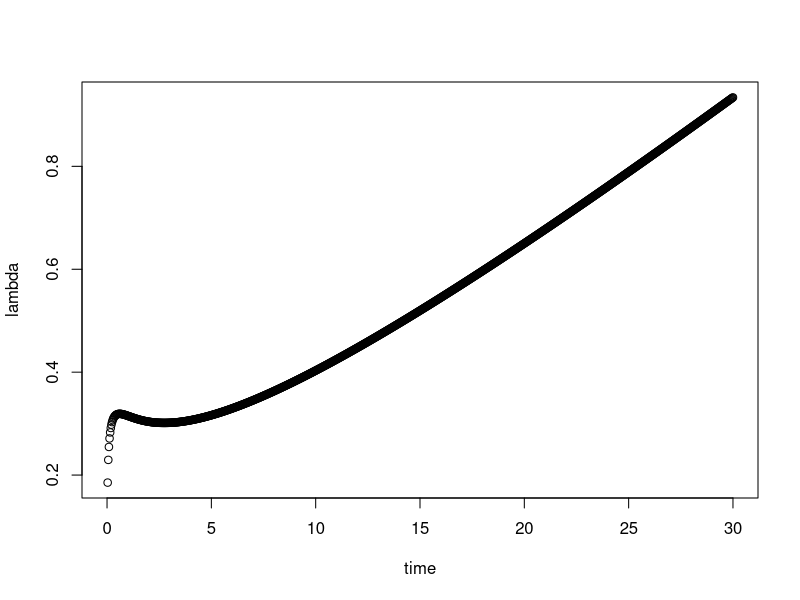

The R script that drew this image:
setwd("~/文件/Stochastic data processing and simulation")

# Q1 

lambda_1 = function(t) {1/ (2 *  t^(1/2))} # lambda for T1 to T3
lambda_2 = function(t) {t^(11/10)/50}   # lambda for T4

#caculate Survival function
q1_s1 <- function(t) {exp(-sqrt(t))} # survival function for T1 to T3
q1_s2 <- function(t) {exp((-1/105) * t^(21/10))} # survival function for T4
q1_s <- function(t) { (1 - (1 - exp(-sqrt(t)))^3) * (exp((-1/105) * t^(21/10)))} # survival function for network
integrate(q1_s, 0, Inf) # gen expected life length of the network , which is 3.184948


# Q2

q2_a <- expression ((1-(1-exp(-sqrt(t)))^3) * (exp((-1/105) * t^(21/10)))) # expression the survival functiob for network
D(q2_a,"t")

q2_b <- function (t) {(-1 * eval(D(q2_a,"t"))) / ((1 - (1 - exp(-sqrt(t)))^3) * (exp((-1/105) * t^(21/10))))} # derive lambda function for network

t <- seq(0, 30, length.out = 1001) # gen seq of time
plot(t, q2_b(t), xlab = "time", ylab = "lambda") # plot lambda and time


#Q3

q3_a <- expression(exp((-1/105) * t^(21/10))) # expression for T4 survival function
q3_T4_fail <- function(t) {-eval(D(q3_a,"t")) * (1 - (1 - exp(-sqrt(t)))^3)} # calculate fail % due to T4
integrate(q3_T4_fail, 0, Inf) # % of fail due to T4 is 0.2187526


#Q4

# trial k =  5
# cumulative distribution function
F_t <- expression( 1- ((t^0 / factorial(0)) * exp(-t) +(t^1 / factorial(1)) * exp(-t) + (t^2 / factorial(2)) * exp(-t) + (t^3 / factorial(3)) * exp(-t)+ (t^4 / factorial(4)) * exp(-t) + (t^5 / factorial(5)) * exp(-t)))

D(F_t,'t') # derive density function
T_cheap_fail <- function(t) {eval(D(F_t,'t')) * (1 - (1 - exp(-sqrt(t)))^3)} # fail rate due T4 fumction

integrate(T_cheap_fail, 0, Inf) # fail rate 0.2695477

# trial k =  6
# cumulative distribution function
F_t <- expression( 1- ((t^0 / factorial(0)) * exp(-t) +(t^1 / factorial(1)) * exp(-t) + (t^2 / factorial(2)) * exp(-t) + (t^3 / factorial(3)) * exp(-t)+ (t^4 / factorial(4)) * exp(-t) + (t^5 / factorial(5)) * exp(-t) + (t^6 / factorial(6)) * exp(-t) ))

D(F_t,'t')# derive density function
T_cheap_fail <- function(t) {eval(D(F_t,'t')) * (1 - (1 - exp(-sqrt(t)))^3)} # fail rate due T4 fumction

integrate(T_cheap_fail, 0, Inf) # fail rate 0.226034


# trial k =  7
# cumulative distribution function
F_t <- expression( 1- ((t^0 / factorial(0)) * exp(-t) +(t^1 / factorial(1)) * exp(-t) + (t^2 / factorial(2)) * exp(-t) + (t^3 / factorial(3)) * exp(-t)+ (t^4 / factorial(4)) * exp(-t) + (t^5 / factorial(5)) * exp(-t) + (t^6 / factorial(6)) * exp(-t) + (t^7 / factorial(7)) * exp(-t) )) 

D(F_t,'t') # derive density function
T_cheap_fail <- function(t) {eval(D(F_t,'t')) * (1 - (1 - exp(-sqrt(t)))^3)} # fail rate due T4 fumction

integrate(T_cheap_fail, 0, Inf) # fail rate 0.1912075

# trial k =  8
# cumulative distribution function
F_t <- expression( 1- ((t^0 / factorial(0)) * exp(-t) +(t^1 / factorial(1)) * exp(-t) + (t^2 / factorial(2)) * exp(-t) + (t^3 / factorial(3)) * exp(-t)+ (t^4 / factorial(4)) * exp(-t) + (t^5 / factorial(5)) * exp(-t) + (t^6 / factorial(6)) * exp(-t) + (t^7 / factorial(7)) * exp(-t)+ (t^8 / factorial(8)) * exp(-t) )) 

D(F_t,'t') # derive density function
T_cheap_fail <- function(t) {eval(D(F_t,'t')) * (1 - (1 - exp(-sqrt(t)))^3)} # fail rate due T4 fumction

integrate(T_cheap_fail, 0, Inf) # fail rate 0.1629912



# Q5

# trial k = 7
#Survival function
s_t <- function(t) (((t^0 / factorial(0)) * exp(-t) +(t^1 / factorial(1)) * exp(-t) + (t^2 / factorial(2)) * exp(-t) + (t^3 / factorial(3)) * exp(-t)+ (t^4 / factorial(4)) * exp(-t) + (t^5 / factorial(5)) * exp(-t) + (t^6 / factorial(6)) * exp(-t) + (t^7 / factorial(7)) * exp(-t) ) *  (1 - (1 - exp(-sqrt(t)))^3))

integrate(s_t, 0, Inf) # gen expected lifetime which is 3.290816


# trial k = 6
#Survival function
s_t <- function(t) (((t^0 / factorial(0)) * exp(-t) +(t^1 / factorial(1)) * exp(-t) + (t^2 / factorial(2)) * exp(-t) + (t^3 / factorial(3)) * exp(-t)+ (t^4 / factorial(4)) * exp(-t) + (t^5 / factorial(5)) * exp(-t) + (t^6 / factorial(6)) * exp(-t) ) *  (1 - (1 - exp(-sqrt(t)))^3))

integrate(s_t, 0, Inf)# gen expected lifetime which is 3.099609

# trial k = 5
#Survival function
s_t <- function(t) (((t^0 / factorial(0)) * exp(-t) +(t^1 / factorial(1)) * exp(-t) + (t^2 / factorial(2)) * exp(-t) + (t^3 / factorial(3)) * exp(-t)+ (t^4 / factorial(4)) * exp(-t) + (t^5 / factorial(5)) * exp(-t)  ) *  (1 - (1 - exp(-sqrt(t)))^3))

integrate(s_t, 0, Inf)# gen expected lifetime which is 2.873575


# Q6

# survival function for T1 to T3 = (1 - (1 - exp(-(t/mu)^(1/4)))) 
# survival function for T4 = (1 - (1 - exp(-(t/gama)^(1/4)))) 

q6_a <- function (t) (( 1 - (1 - exp(-(t/mu)^(1/4)))^3) * exp(-(t/gamma)^(1/4))) # survival function for network
q6_b <- function ( t,mu ) { ( ( 1 - (1 - exp(-1*(t/mu)^(1/4)))^3) * exp(-1 * (t/(10/3 - 3 * mu))^(1/4)))} # replace gamma with equation of mu

x.min <- optimize(q6_b, c(0.0001,1.1111), tol = 0.0001 , t = Inf, maximum = TRUE)  # calculate mu which max the survival function when time = Inf
x.min # chech mu , when mu = 1.1111 exist max 


q6_c <- function ( t ) { ( ( 1 - (1 - exp(-1*(t/1.1111)^(1/4)))^3) * exp(-1 * (t/(10/0.0001))^(1/4)))}
integrate(q6_c, 0, Inf) # input mu(1.1111) and gama(0.0001) to calculate expected life length, get 59.75446 expected life length

q6_c <- function ( t ) { ( ( 1 - (1 - exp(-1*(t/1)^(1/4)))^3) * exp(-1 * (t/(10/0.3333))^(1/4)))}
integrate(q6_c, 0, Inf)# input mu(1) and gama(0.3333) to calculate expected life length, get 15.44975expected life length

q6_c <- function ( t ) { ( ( 1 - (1 - exp(-1*(t/0.0001)^(1/4)))^3) * exp(-1 * (t/(10/3.3333))^(1/4)))}
integrate(q6_c, 0, Inf)# input mu(0.0001) and gama(3.3333) to calculate expected life length, get 0.005010734 expected life length
 


